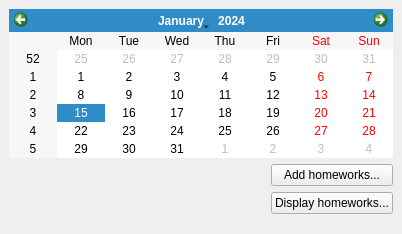
<ui version="4.0" >
 <class>Form</class>
 <widget class="QWidget" name="Form" >
  <property name="geometry" >
   <rect>
    <x>0</x>
    <y>0</y>
    <width>402</width>
    <height>234</height>
   </rect>
  </property>
  <property name="windowTitle" >
   <string>Form</string>
  </property>
  <layout class="QGridLayout" name="gridLayout" >
   <property name="margin" >
    <number>0</number>
   </property>
   <property name="spacing" >
    <number>0</number>
   </property>
   <item row="0" column="0" >
    <widget class="OrarioWidget" native="1" name="widget" >
     <layout class="QGridLayout" name="gridLayout_2" >
      <item row="0" column="0" >
       <widget class="QCalendarWidget" name="calendarWidget" >
        <property name="firstDayOfWeek" >
         <enum>Qt::Monday</enum>
        </property>
       </widget>
      </item>
      <item row="1" column="0" >
       <layout class="QHBoxLayout" name="horizontalLayout" >
        <item>
         <spacer name="horizontalSpacer" >
          <property name="orientation" >
           <enum>Qt::Horizontal</enum>
          </property>
          <property name="sizeHint" stdset="0" >
           <size>
            <width>40</width>
            <height>20</height>
           </size>
          </property>
         </spacer>
        </item>
        <item>
         <layout class="QVBoxLayout" name="verticalLayout" >
          <item>
           <widget class="QPushButton" name="pushButton" >
            <property name="text" >
             <string>Add homeworks...</string>
            </property>
           </widget>
          </item>
          <item>
           <widget class="QPushButton" name="pushButton_2" >
            <property name="text" >
             <string>Display homeworks...</string>
            </property>
           </widget>
          </item>
         </layout>
        </item>
       </layout>
      </item>
      <item row="2" column="0" >
       <spacer name="verticalSpacer" >
        <property name="orientation" >
         <enum>Qt::Vertical</enum>
        </property>
        <property name="sizeHint" stdset="0" >
         <size>
          <width>20</width>
          <height>10</height>
         </size>
        </property>
       </spacer>
      </item>
     </layout>
    </widget>
   </item>
  </layout>
 </widget>
 <customwidgets>
  <customwidget>
   <class>OrarioWidget</class>
   <extends>QWidget</extends>
   <header>orariowidget.h</header>
   <container>1</container>
   <slots>
    <slot>addHomeworks()</slot>
   </slots>
  </customwidget>
 </customwidgets>
 <resources/>
 <connections>
  <connection>
   <sender>pushButton</sender>
   <signal>clicked()</signal>
   <receiver>widget</receiver>
   <slot>addHomeworks()</slot>
   <hints>
    <hint type="sourcelabel" >
     <x>304</x>
     <y>187</y>
    </hint>
    <hint type="destinationlabel" >
     <x>214</x>
     <y>187</y>
    </hint>
   </hints>
  </connection>
 </connections>
</ui>
